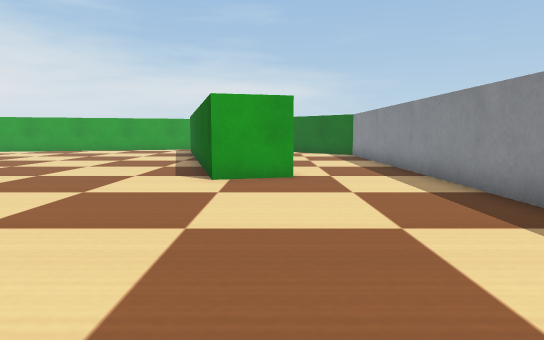
View 1 (above)

18 first-person views from a walk through a world built for the Webots simulator. The camera is 0.11 m above the floor, tilts 6° down and sees 75° across. The floor is counted in squares, 0.1 m on a side. Each view is taken from the middle of a square. On the plan, view 1 faces up. The plan holds only what a view shows up to about 14 squares ahead; the rest is blank. The robots in the file are not drawn. Simple shapes and patterns stand in for the simulator's stock objects.

View 2
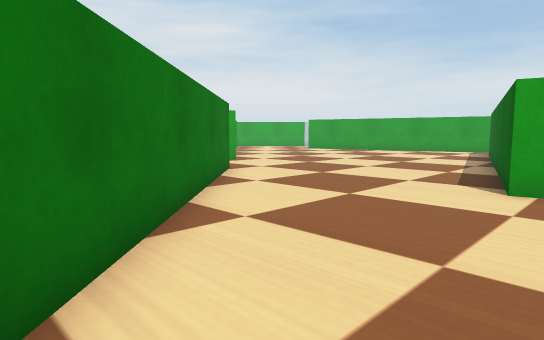

View 3
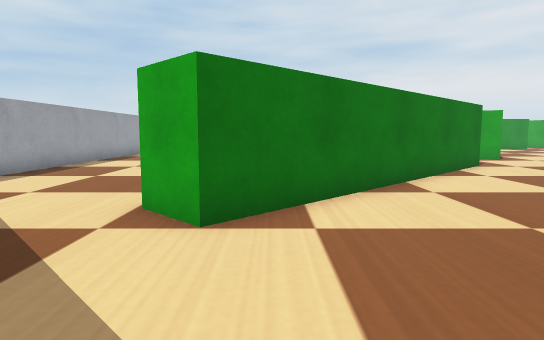

View 4
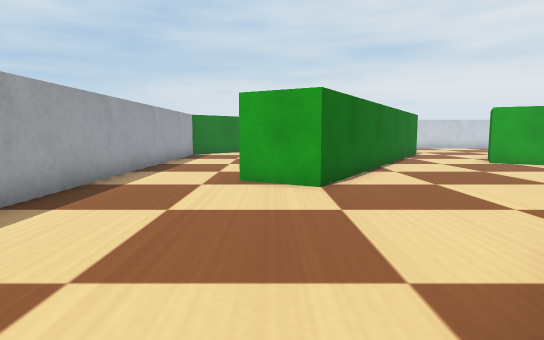

View 5
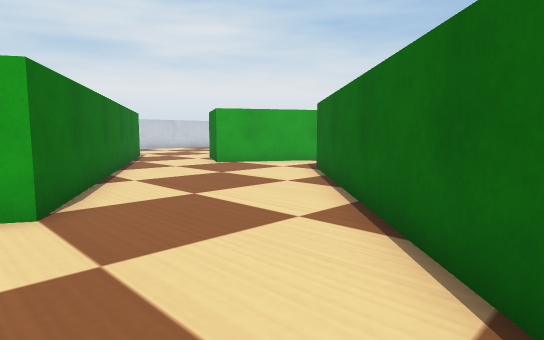

View 6
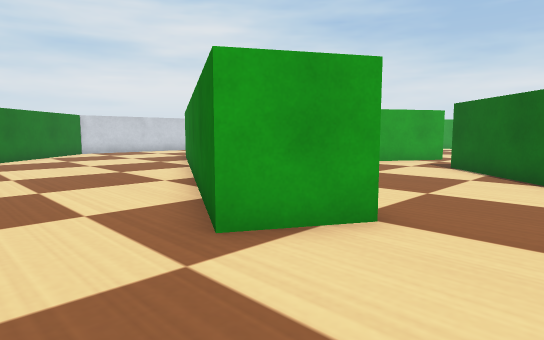

View 7
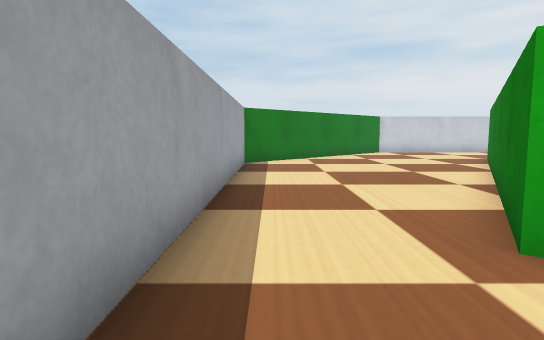

View 8
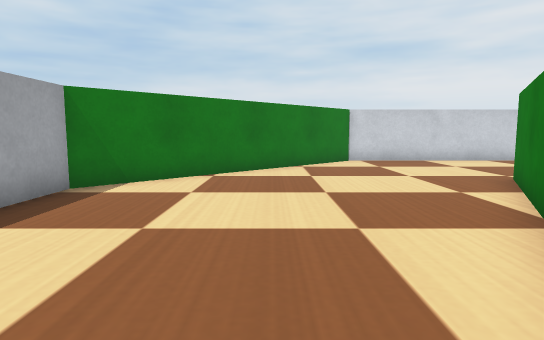

View 9
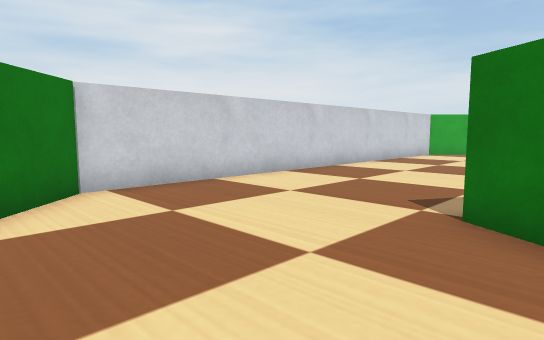

View 10
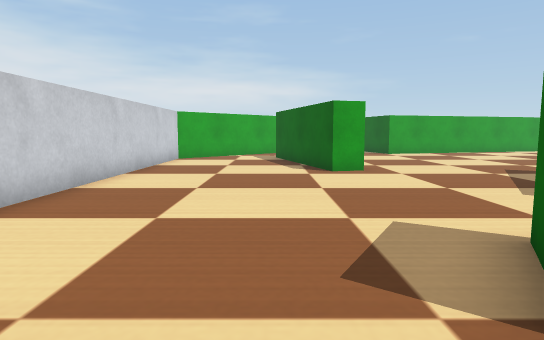

View 11
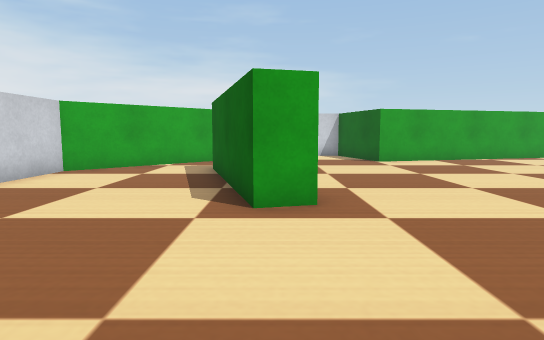

View 12
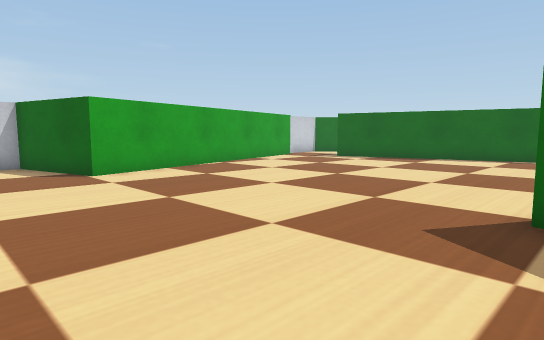

View 13
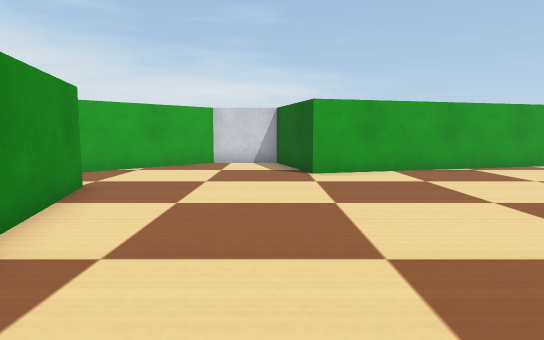

View 14
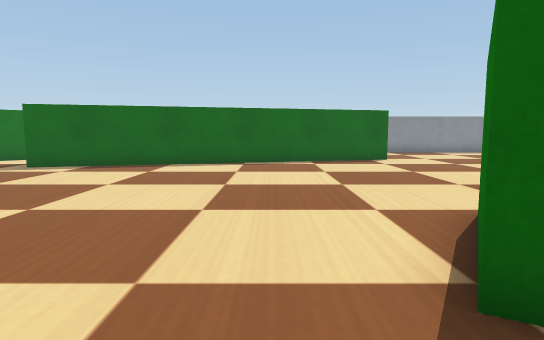

View 15
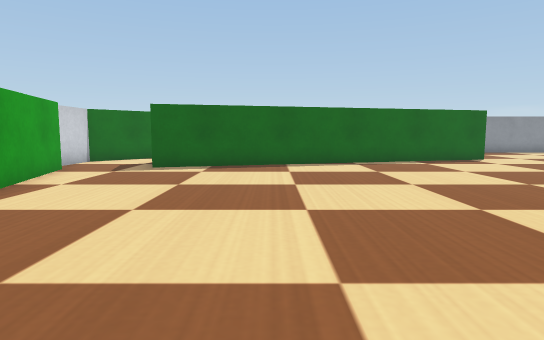

View 16
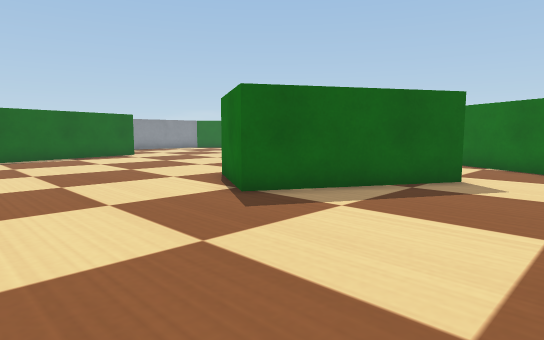

View 17
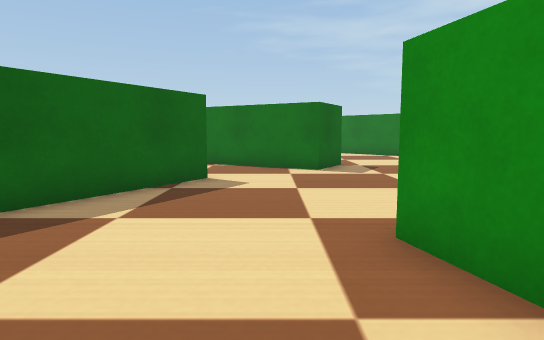

View 18
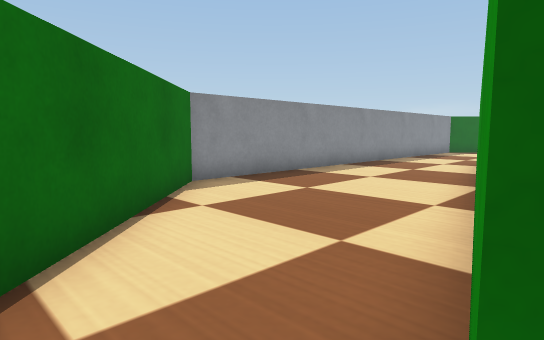

### Floor plan
Points are (right, up) in squares from view 1. A wall is a line through its corners. A room is listed if a view was taken in it or the views show most of it. See-through windows are left out.
Room 1 (views 1, 2, 3, 4, 5, 6, 7, 8, 9, 10, 11, 12, 13, 14, 15, 16, 17, 18)
walls: (-12.1, 8.9) (-13.8, 5.9) (-15, 6.6); (-8.9, 8) (-1, 0.2) (-2.1, -0.9); (-16.5, 7.3) (-13.9, 11.7) (-11.2, 10.2); (-19.4, 5.5) (-8.1, -1) (-9.1, -2.7) (-20.4, 3.8) (-19.4, 5.5); (0.6, 8.8) (-1.4, 8.2) (-4.8, 20.9); (-3.2, 0.2) (-9.9, 6.9); (-20.9, 18.2) (-19.3, 12.4) (-20.3, 12.1) (-21.8, 18); (-2.9, 21.4) (-0.8, 13.9); (4, 5.1) (4, 17.6) (-0.1, 21.7); (-5.2, 23.4) (-15.9, 20.5) (-16.8, 24) (-19.1, 24) (-26, 17.1) (-26, 1.1) (-18.9, -6) (-6, -6); (-1.8, 23.4) (-2.4, 24) (-4.2, 24)

Positions as (right, up) in squares from view 1, and headings:
1: (0, 0), facing up
2: (0, 1), facing up-left
3: (3, 1), facing left
4: (-1, -2), facing left
5: (-3, -2), facing up-left
6: (-6, -5), facing up-left
7: (-6, -5), facing left
8: (-12, -2), facing left
9: (-19, -1), facing up-left
10: (-22, 2), facing up
11: (-20, 7), facing up
12: (-19, 11), facing up-right
13: (-17, 11), facing up
14: (-16, 13), facing right
15: (-16, 17), facing right
16: (-19, 16), facing down-right
17: (-18, 16), facing down
18: (-3, 22), facing down-right
